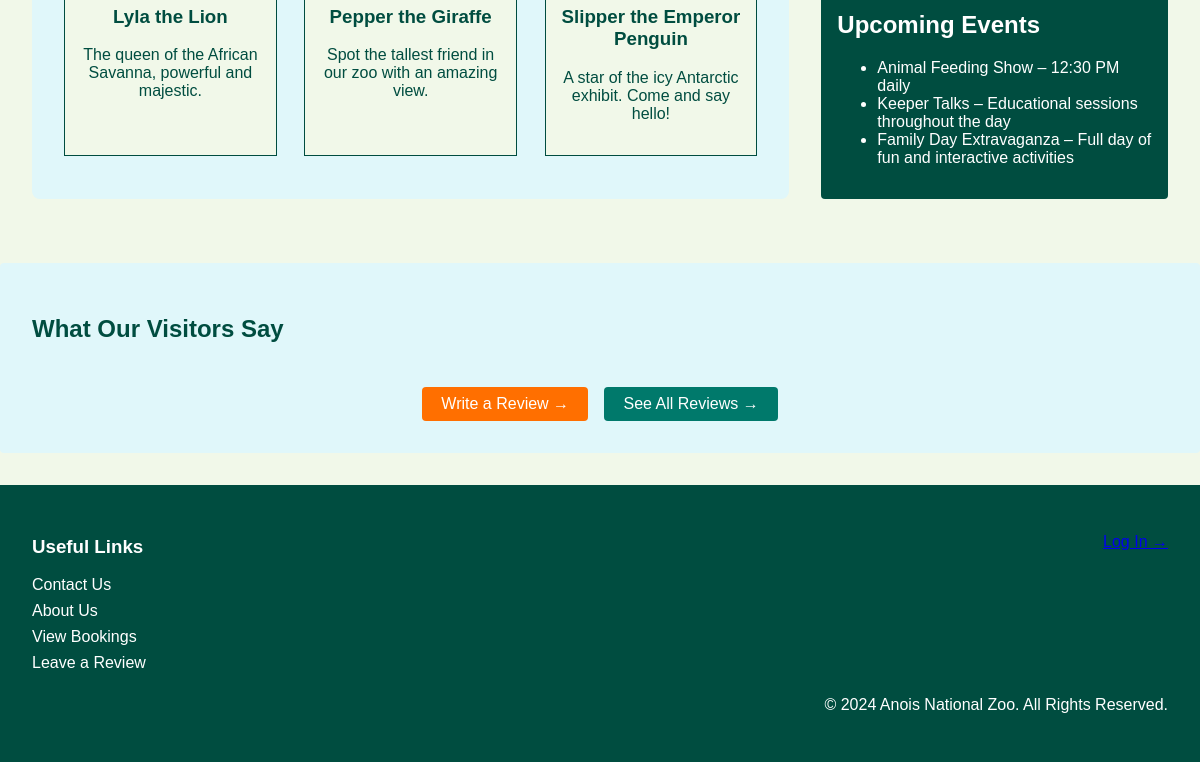
Before: / (lower part) with the older database file.
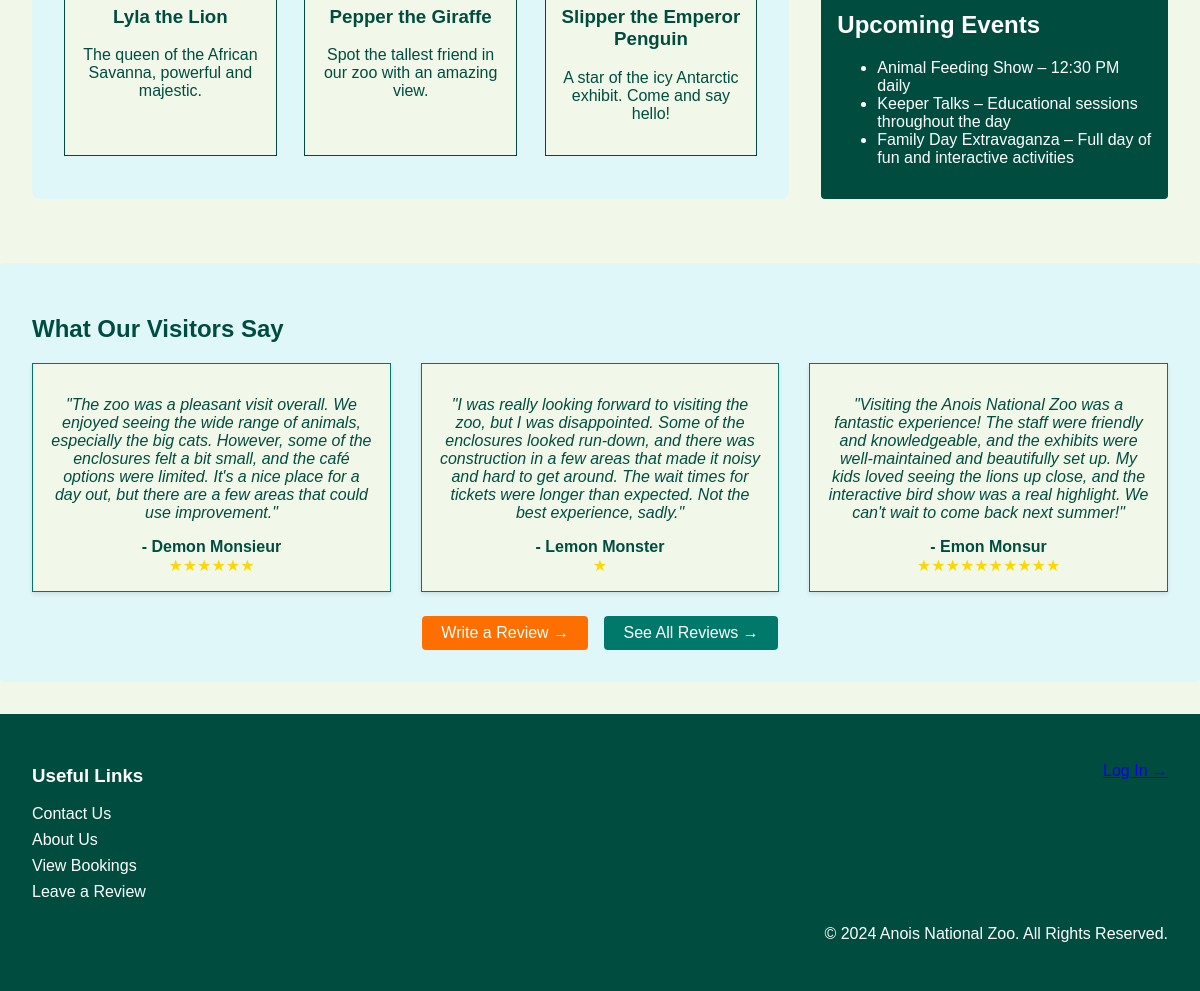
After: the same page with the newer database file.
### tables this page shows
CREATE TABLE reviews
(   
    review_id INTEGER PRIMARY KEY AUTOINCREMENT,
    user_id INTEGER NOT NULL,
    name TEXT NOT NULL,
    review TEXT NOT NULL,
    stars INTEGER NOT NULL,
    FOREIGN KEY(user_id) REFERENCES users (id)
);

### app.py (the view)
@app.route("/")
def index():
    db = get_db()
    reviews = db.execute("SELECT * FROM reviews ORDER BY review_id DESC LIMIT 3;")
    return render_template("index.html", reviews=reviews)

### app.py (called while the page is built)
@app.before_request
def logged_in_admin():
    g.admin = session.get("admin_id", None)

@app.before_request
def logged_in_employee():
    g.employee = session.get("employee_id", None)

@app.before_request
def logged_in_user():
    g.user = session.get("user_id", None)

### database.py (called while the page is built)
def get_db():
    if "db" not in g:
        g.db = sqlite3.connect(DATABASE,
            detect_types=sqlite3.PARSE_DECLTYPES
        )
        g.db.row_factory = sqlite3.Row
    return g.db

### templates/index.html (shortened to what this page needs)
<!DOCTYPE html>
<html lang="en">
<head>
    <link rel="stylesheet" href="{{ url_for('static', filename='styles.css') }}">
</head>
<body>
    <main class="main-content">
        <section class="feature">
            <div class="feature-grid">
                <div class="feature-item">
                    <h3>Lyla the Lion</h3>
                    <p>The queen of the African Savanna, powerful and majestic.</p>
                </div>
                <div class="feature-item">
                    <h3>Pepper the Giraffe</h3>
                    <p>Spot the tallest friend in our zoo with an amazing view.</p>
                </div>
                <div class="feature-item">
                    <h3>Slipper the Emperor Penguin</h3>
                    <p>A star of the icy Antarctic exhibit. Come and say hello!</p>
                </div>
            </div>
        </section>
        <aside class="sidebar">
            <section class="events-card">
                <h2>Upcoming Events</h2>
                <ul class="events-list">
                    <li>Animal Feeding Show – 12:30 PM daily</li>
                    <li>Keeper Talks – Educational sessions throughout the day</li>
                    <li>Family Day Extravaganza – Full day of fun and interactive activities</li>
                </ul>
            </section>
        </aside>
    </main>
    <section class="reviews-section">
        <h2>What Our Visitors Say</h2>
        <div class="review-grid">
            {% for review in reviews %}
            <div class="review-card">
                <p>"{{ review['review'] }}"</p>
                <span class="review-author">- {{ review['name'] }}</span>
                <span class="stars">{{ '★' * review['stars'] }}</span>
            </div>
            {% endfor %}
        </div>
        <div class="review-links">
            <a href="{{ url_for('review') }}" class="cta-button">Write a Review &#x2192;</a>
            <a href="{{ url_for('reviews') }}" class="cta-button secondary-button">See All Reviews &#x2192;</a>
        </div>
    </section>
    <footer class="site-footer">
        <div class="footer-content">
            <section class="footer-links">
                <h3>Useful Links</h3>
                <ul>
                    <li><a href="{{ url_for('contact_page') }}">Contact Us</a></li>
                    <li><a href="{{ url_for('about_page') }}">About Us</a></li>
                    <li><a href="{{ url_for('view_bookings') }}">View Bookings</a></li>
                    <li><a href="{{ url_for('review') }}">Leave a Review</a></li>
                </ul>
            </section>
            <section class="footer-auth">
                {% if g.admin != None %}
                    <p><a href="{{ url_for('logout') }}">Admin - Log Out &#x2192</a></p>
                {% elif g.employee != None %}
                    <p><a href="{{ url_for('logout') }}">Employee - Log Out &#x2192</a></p>
                {% elif g.user == None %}
                    <p><a href="{{ url_for('login') }}">Log In &#x2192</a></p>
                {% else %}
                    <p><a href="{{ url_for('logout') }}">Log Out &#x2192</a></p>
                {% endif %}
            </section>
        </div>
        <p class="footer-note">© 2024 Anois National Zoo. All Rights Reserved.</p>
    </footer>
</body>
</html>

Changed rows visible on the page:
added reviews: review "The zoo was a pleasant visit overall. We enjoyed seeing the wide range of animals, especially the big cats. However, some of the enclosures felt a bit small, and the café options were limited. It's a nice place for a day out, but there are a few areas that could use improvement.", name "Demon Monsieur", stars "★★★★★★"
added reviews: review "I was really looking forward to visiting the zoo, but I was disappointed. Some of the enclosures looked run-down, and there was construction in a few areas that made it noisy and hard to get around. The wait times for tickets were longer than expected. Not the best experience, sadly.", name "Lemon Monster", stars "★"
added reviews: review "Visiting the Anois National Zoo was a fantastic experience! The staff were friendly and knowledgeable, and the exhibits were well-maintained and beautifully set up. My kids loved seeing the lions up close, and the interactive bird show was a real highlight. We can't wait to come back next summer!", name "Emon Monsur", stars "★★★★★★★★★★"
